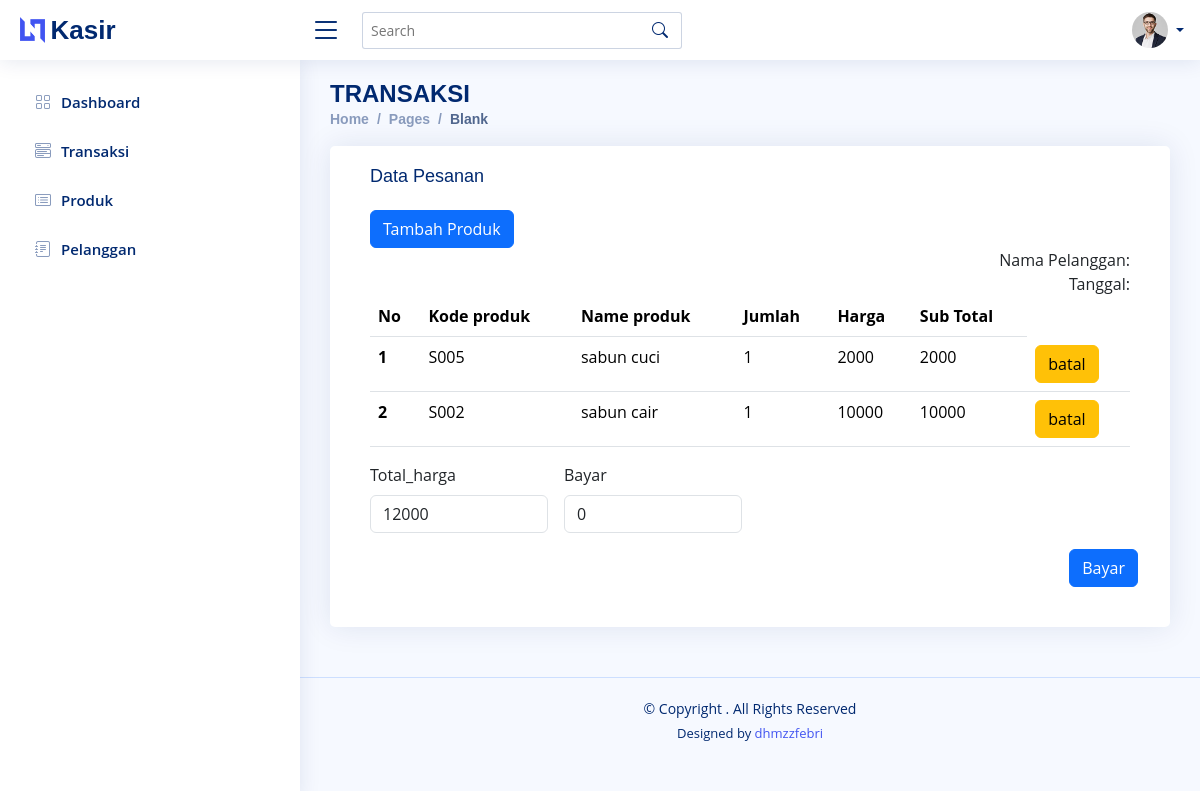
The app's page /detail_penjualan.php?id_psn=10 with its own data.
### tables this page shows
CREATE TABLE `detail_penjualan` (
  `id_detail` int(11) NOT NULL,
  `kd_penjualan` varchar(20) NOT NULL,
  `id_produk` int(11) NOT NULL,
  `jumlah` int(11) NOT NULL,
  `sub_total` decimal(10,0) NOT NULL
);

CREATE TABLE `produk` (
  `id_produk` int(11) NOT NULL,
  `nama_produk` varchar(30) NOT NULL,
  `kd_produk` varchar(20) NOT NULL,
  `stok` int(11) NOT NULL,
  `harga` decimal(10,0) NOT NULL
);

### detail_penjualan.php (the view, shortened to what this page needs)
<?php
require_once('koneksi.php');
if (isset($_GET['id_psn'])) {
  $id_psn = $_GET['id_psn'];
  $tampil = mysqli_query($conn, "SELECT * FROM penjualan p, pelanggan plgn WHERE p.id_plg=plgn.id_plg AND p.id_penjualan='$id_psn'");
  if (mysqli_num_rows($tampil) > 0) {
    $data = mysqli_fetch_array($tampil);
    $nama_plg = $data['nama_plg'];
    $tanggal = $data['tanggal'];
  } else {
    $nama_plg = "";
    $tanggal = $data['tanggal'];
  }
} else {
  header("location: penjualan.php");
}
?>
<!DOCTYPE html>
<html lang="en">
<head>
  <?php
  require_once('layout/css.php');
  ?>
</head>
<body>
  <header id="header" class="header fixed-top d-flex align-items-center">
    <?php
    require_once('layout/navbar.php');
    ?>
  </header>
  <?php
  require_once('layout/sidebar.php');
  ?>
  <main id="main" class="main">
    <div class="pagetitle">
      <h1>TRANSAKSI</h1>
      <nav>
        <ol class="breadcrumb">
          <li class="breadcrumb-item"><a href="index.html">Home</a></li>
          <li class="breadcrumb-item">Pages</li>
          <li class="breadcrumb-item active">Blank</li>
        </ol>
      </nav>
    </div>
    <section class="section">
      <div class="row">
        <div class="col-lg-12">
          <div class="card">
            <div class="card-body">
              <div class="card-body">
                <h5 class="card-title">Data Pesanan</h5>
                <button type="button" class="btn btn-primary" data-bs-toggle="modal" data-bs-target="#tmbh">
                  Tambah Produk
                </button>
                <div class="text-end">
                  <a>Nama Pelanggan: <?= $nama_plg ?></a>
                  <br>
                  <a>Tanggal: <?= $tanggal ?></a>
                </div>
                <table class="table">
                  <thead>
                    <tr>
                      <th scope="col">No</th>
                      <th scope="col">Kode produk</th>
                      <th scope="col">Name produk</th>
                      <th scope="col">Jumlah</th>
                      <th scope="col">Harga</th>
                      <th scope="col">Sub Total</th>
                    </tr>
                  </thead>
                  <?php
                  $no = 1;
                  $totalharga = 0;
                  $tampil = mysqli_query($conn, "SELECT dp.*, pr.*, pj.total_bayar, pj.bayar FROM detail_penjualan dp INNER JOIN produk pr ON dp.id_produk = pr.id_produk INNER JOIN penjualan pj ON dp.kd_penjualan = pj.id_penjualan
                  WHERE dp.kd_penjualan = '$id_psn'");
                  while ($data = mysqli_fetch_array($tampil)) {
                    $id_detail = $data['id_detail'];
                    $kd_produk = $data['kd_produk'];
                    $jumlah = $data['jumlah'];
                    $harga = $data['harga'];
                    $nama_produk = $data['nama_produk'];
                    $subtotal = $jumlah * $harga;
                    $totalharga += $subtotal;
                  ?>
                    <tbody>
                      <tr>
                        <th scope="row"><?= $no++ ?></th>
                        <td><?= $kd_produk ?></td>
                        <td><?= $nama_produk ?></td>
                        <td><?= $jumlah ?></td>
                        <td><?= $harga ?></td>
                        <td><?= $subtotal ?></td>
                        <td>
                          <a href="function_transaksi.php?batal_psn=<?= $id_detail ?>" type="button" class="btn btn-warning">batal</a>
                        </td>
                      </tr>
                    </tbody>
                  <?php } ?>
                </table>
                <form class="row g-3" action="function_transaksi.php" method="post">
                  <div class="col-3">
                    <label for="inputNanme4" class="form-label">Total_harga</label>
                    <input type="text" class="form-control" id="inputNanme4" name="totalharga" value="<?= $totalharga ?>">
                  </div>
                  <div class="col-3">
                    <label for="inputEmail4" class="form-label">Bayar</label>
                    <input type="text" class="form-control" name="bayar" id="inputEmail4" value="0" ">
                  </div>
                  <div class=" modal-footer">
                    <button type="submit" class="btn btn-primary" name="hitung_bayar">Bayar</button>
                  </div>
                </form>
              </div>
            </div>
          </div>
        </div>
      </div>
    </section>
  </main>
  <?php
  require_once('layout/footer.php');
  ?>
</body>
</html>

### assets/css/style.css (style rules this page uses)
:root { scroll-behavior: smooth; }
body { font-family: "Open Sans", sans-serif; background: #f6f9ff; color: #444444; }
a { color: #4154f1; text-decoration: none; }
h1, h2, h3, h4, h5, h6 { font-family: "Nunito", sans-serif; }
#main { margin-top: 60px; padding: 20px 30px; transition: all 0.3s; }
.pagetitle { margin-bottom: 10px; }
.pagetitle h1 { font-size: 24px; margin-bottom: 0; font-weight: 600; color: #012970; }
.card { margin-bottom: 30px; border: none; border-radius: 5px; box-shadow: 0px 0 30px rgba(1, 41, 112, 0.1); }
.card-title { padding: 20px 0 15px 0; font-size: 18px; font-weight: 500; color: #012970; font-family: "Poppins", sans-serif; }
.card-body { padding: 0 20px 20px 20px; }
.breadcrumb { font-size: 14px; font-family: "Nunito", sans-serif; color: #899bbd; font-weight: 600; }
.breadcrumb a { color: #899bbd; transition: 0.3s; }
.breadcrumb .breadcrumb-item::before { color: #899bbd; }
.breadcrumb .active { color: #51678f; font-weight: 600; }
.header { transition: all 0.5s; z-index: 997; height: 60px; box-shadow: 0px 2px 20px rgba(1, 41, 112, 0.1); background-color: #fff; padding-left: 20px; }
@media (min-width: 1200px) { #main, #footer { margin-left: 300px; } }

### records on screen
detail_penjualan: id_produk.kd_produk "S005", id_produk.nama_produk "sabun cuci", jumlah "1", id_produk.harga "2000"
detail_penjualan: id_produk.kd_produk "S002", id_produk.nama_produk "sabun cair", jumlah "1", id_produk.harga "10000"
